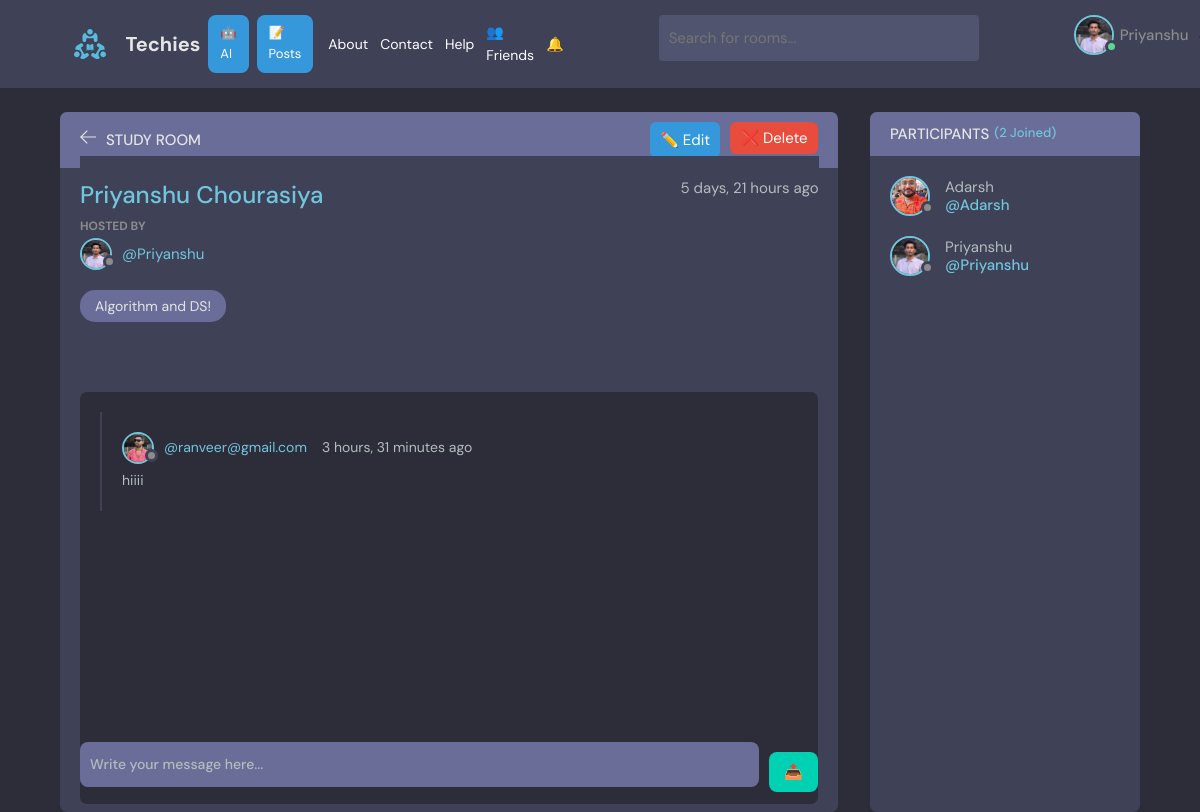
Screenshot of /room/28/ (signed in) with the database file from the repository.
### base/models.py (models this page shows, shortened)
class User(AbstractUser):
    name = models.CharField(max_length=200, null=True)
    email = models.EmailField(unique=True, null=True)
    bio = models.TextField(null=True)
    avatar = models.ImageField(null=True, default="avatar.svg")
    friends = models.ManyToManyField("self", blank=True)
    USERNAME_FIELD = 'email'
    REQUIRED_FIELDS = []

class Room(models.Model):
    host = models.ForeignKey(User, on_delete=models.CASCADE, null=True)
    topic = models.ForeignKey(Topic, on_delete=models.SET_NULL, null=True)
    name = models.CharField(max_length=200)
    description = models.TextField(null=True, blank=True)
    participants = models.ManyToManyField(
        User, related_name='participants', blank=True
    )
    update = models.DateTimeField(auto_now=True)
    created = models.DateTimeField(auto_now_add=True)
    class Meta:
        ordering = ['-update', '-created']

class Topic(models.Model):
    name = models.CharField(max_length=200)
    def __str__(self):
        return self.name

class Message(models.Model):
    user = models.ForeignKey(User, on_delete=models.CASCADE)
    room = models.ForeignKey(Room, on_delete=models.CASCADE)
    body = models.TextField()
    updated = models.DateTimeField(auto_now=True)
    created = models.DateTimeField(auto_now_add=True)
    class Meta:
        ordering = ['-updated', '-created']

### base/views.py (the view, shortened to what this page needs)
# urls.py: path('room/<str:pk>/', views.room, name='room'),
@login_required(login_url='login')
def room(request, pk):
    room = Room.objects.get(id=pk)
    messages_room = room.message_set.all().order_by('-created')
    participants = room.participants.all()
    return render(request, 'base/room.html', {
        'room': room,
        'roomMessages': messages_room,
        'participants': participants
    })

### base/context_processors.py (called while the page is built)
def notification_count(request):
    if request.user.is_authenticated:
        count = FriendRequest.objects.filter(
            receiver=request.user,
            accepted=False
        ).count()
        return {'pending_requests_count': count}
    return {'pending_requests_count': 0}

### base/templates/base/room.html (shortened to what this page needs)
{% extends 'main.html' %}
{% block content %}
<main class="profile-page layout layout--2">
  <div class="container">
    <div class="room">
      <div class="room__top">
        <div class="room__topLeft">
          <a href="{% url 'home' %}">
            <svg xmlns="http://www.w3.org/2000/svg" width="32" height="32" viewBox="0 0 32 32">
              <path d="M13.723 2.286l-13.723 13.714 13.719 13.714 1.616-1.611-10.96-10.96h27.625v-2.286h-27.625l10.965-10.965-1.616-1.607z"/>
            </svg>
          </a>
          <h3>Study Room</h3>
        </div>
        {% if request.user == room.host %}
        <div class="room__topRight" style="display:flex; gap:10px;">
          <a href="{% url 'update-room' room.id %}"
             style="background:#3498db; color:white; padding:6px 10px; border-radius:6px;">
            ✏️ Edit
          </a>
          <form method="POST" action="{% url 'delete-room' room.id %}"
                onsubmit="return confirm('Are you sure you want to delete this room?');">
            <button type="submit"
              style="background:#e74c3c; color:white; padding:6px 10px; border:none; border-radius:6px; cursor:pointer;">
              ❌ Delete
            </button>
          </form>
        </div>
        {% endif %}
      </div>
      <div class="room__box scroll">
        <div class="room__header scroll">
          <div class="room__info">
            <h3>{{room.name}}</h3>
            <span>{{room.created|timesince}} ago</span>
          </div>
          <div class="room__hosted">
            <p>Hosted By</p>
            <a href="{% url 'user-profile' room.host.id %}" class="room__author">
              <div class="avatar avatar--small">
                <img src="{{room.host.avatar.url}}" />
              </div>
              <span>@{{room.host.username}}</span>
            </a>
          </div>
          <span class="room__topics">{{room.topic}}</span>
        </div>
        <div class="room__conversation">
          <div class="threads scroll">
            {% for message in roomMessages %}
            <div class="thread">
              <div class="thread__top">
                <div class="thread__author">
                  <a href="{% url 'user-profile' message.user.id %}" class="thread__authorInfo">
                    <div class="avatar avatar--small">
                      <img src="{{message.user.avatar.url}}" />
                    </div>
                    <span>@{{message.user.username}}</span>
                  </a>
                  <span class="thread__date">{{message.created|timesince}} ago</span>
                </div>
              </div>
              <div class="thread__details">
                {{message.body}}
              </div>
            </div>
            {% endfor %}
          </div>
        </div>
      </div>
      <div class="room__message">
        {% if request.user in participants %}
        <form method="POST" style="display:flex; gap:10px;">
          <input
            name="body"
            placeholder="Write your message here..."
            style="flex:1; padding:10px; border-radius:8px;"
          />
          <button type="submit" style="
            background:#00d1b2;
            border:none;
            padding:10px 15px;
            border-radius:8px;
            cursor:pointer;">
            📤
          </button>
        </form>
        {% else %}
          <p style="color:red;">Join this room to send messages.</p>
        {% endif %}
      </div>
    </div>
    <div class="participants">
      <h3 class="participants__top">
        Participants <span>({{participants.count}} Joined)</span>
      </h3>
      <div class="participants__list scroll">
        {% for user in participants %}
        <a href="{% url 'user-profile' user.id %}" class="participant">
          <div class="avatar avatar--medium">
            <img src="{{user.avatar.url}}" />
          </div>
          <p>
            {{user.username}}
            <span>@{{user.username}}</span>
          </p>
        </a>
        {% endfor %}
      </div>
    </div>
  </div>
</main>
{% endblock content %}

### templates/navbar.html (shortened to what this page needs)
{% load static %}
<header class="header header--loggedIn">
  <div class="container">
    <div class="nav-left">
      <a href="{% url 'home' %}" class="header__logo">
        <img src="{% static 'images/logo.svg' %}" />
        <h1>Techies</h1>
      </a>
      <a href="{% url 'ai' %}" class="nav-btn">🤖 AI</a>
      <a href="{% url 'posts' %}" class="nav-btn">📝 Posts</a>
      <div class="nav-links">
  <a href="{% url 'about' %}">About</a>
  <a href="{% url 'contact' %}">Contact</a>
  <a href="{% url 'help' %}">Help</a>
  <a href="{% url 'friends' %}" style="position:relative;">
    👥 Friends
  </a>
  <a href="{% url 'notifications' %}" style="position:relative;">
    🔔
  </a>
</div>
    </div>
    <form class="header__search" method="GET" action="{% url 'home' %}">
      <label>
        <input name="q" placeholder="Search for rooms..." />
      </label>
    </form>
    <nav class="header__menu">
  {% if request.user.is_authenticated %}
  <div class="header__user" style="display:flex; align-items:center; gap:8px;">
    <a href="{% url 'user-profile' request.user.id %}" style="display:flex; align-items:center; gap:6px;">
      <div class="avatar avatar--medium active">
        <img src="{{request.user.avatar.url}}" />
      </div>
      <p>{{request.user.username}}</p>
    </a>
    <button class="dropdown-button" style="background:none; border:none; cursor:pointer;">
    </button>
  </div>
  {% else %}
  <a href="{% url 'login' %}">
    <p>Login</p>
  </a>
  {% endif %}
</nav>
  </div>
</header>

### templates/navbar.html (style rules this page uses)
.nav-btn { padding: 8px 12px; background-color: #3498db; color: white; border-radius: 8px; font-size: 13px; text-decoration: none; margin-left: 8px; }
.nav-links { display: flex; align-items: center; gap: 12px; margin-left: 15px; }
.nav-links a { color: white; text-decoration: none; font-size: 14px; }
.nav-left { display: flex; align-items: center; }

### rows the page displays
User: user.avatar (picture), user.username "Priyanshu", avatar (picture), username "Priyanshu"
Room: name "Priyanshu Chourasiya", created "5 days, 21 hours", host.avatar (picture), host.username "Priyanshu", topic "Algorithm and DS!"
Message: user.avatar (picture), user.username "ranveer@gmail.com", created "3 hours, 31 minutes", body "hiiii"
User: avatar (picture), username "Adarsh"

### other values shown
{{ participants.count }} "2"
